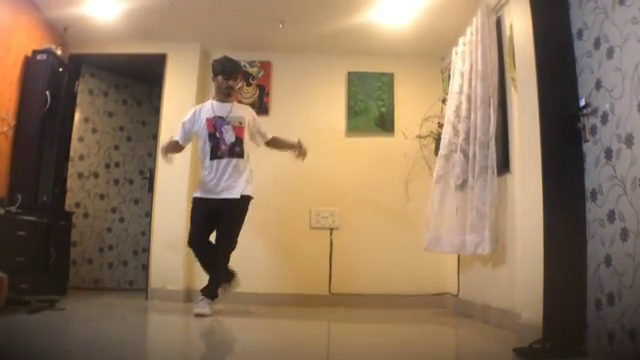
#> input picture frame 180 of elvis.mp4, 640 x 360 px
$ python edge.py   (older library calls are emulated)
#> lines starting #> are read from the running program, lines starting #| are printed output that depends on the picture
#u can convert mp4 files into avi online n may be then try.
import cv2
import numpy as np
cap = cv2.VideoCapture("elvis.mp4")
fps = cap.get(cv2.CAP_PROP_FPS)
print(int(fps))
frame_width = int(cap.get(3))
frame_height = int(cap.get(4))
fourcc = cv2.VideoWriter_fourcc(*'FMP4') #FMP4 works yeah ********
#In Windows: DIVX (More to be tested and added)
#In OSX: MJPG (.mp4), DIVX (.avi), X264 (.mkv).

#out = cv2.VideoWriter('yiyasha_video.mp4',cv2.VideoWriter_fourcc('M','J','P','G'),int(fps),(frame_width,frame_height), isColor = False)
out = cv2.VideoWriter('elvis_videoedge.mp4',fourcc,int(fps),(frame_width,frame_height), isColor = False)
while True:
    _, frame = cap.read()
#> frame is the input picture: shape (360, 640, 3); mean B, G, R 92.9, 119.5, 144.5
    frame = cv2.cvtColor(frame, cv2.COLOR_BGR2GRAY)
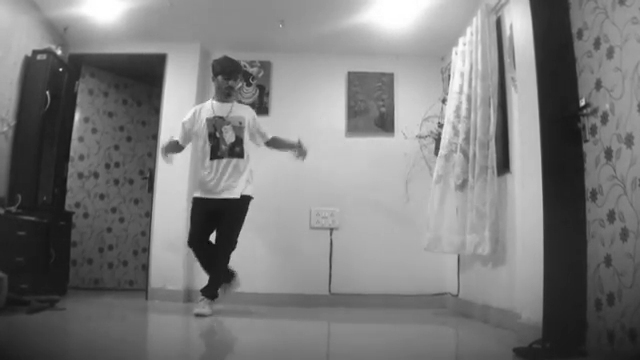
#> frame: shape (360, 640); min 3, max 255, mean 123.9
    blurred_frame = cv2.GaussianBlur(frame, (5, 5), 0)
    #laplacian = cv2.Laplacian(blurred_frame, cv2.CV_64F)
    canny = cv2.Canny(blurred_frame, 100, 150)
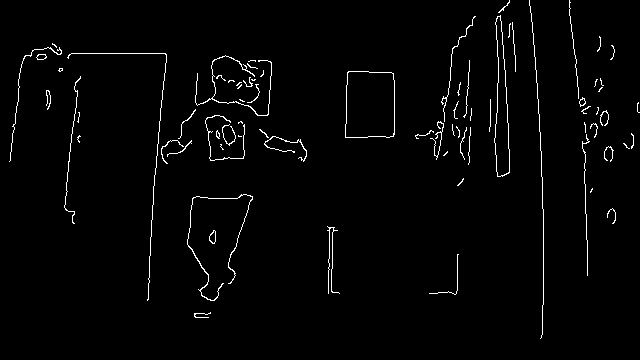
#> canny: shape (360, 640); 2% white in thin lines or dots
    out.write(canny)


    cv2.imshow("Frame", frame)
    #cv2.imshow("Laplacian", laplacian)
    cv2.imshow("Canny", canny)
    key = cv2.waitKey(1)
#> (key Esc is pressed here)
    if key == 27:
        break
cap.release()
out.release()
cv2.destroyAllWindows()

$ run again, starting later in the video
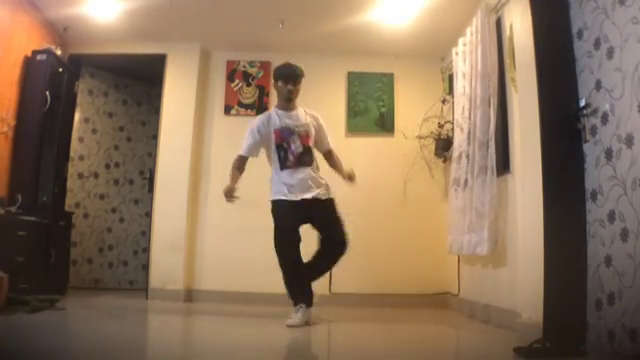
#> input picture frame 810 of elvis.mp4, 640 x 360 px
#> frame is the input picture: shape (360, 640, 3); mean B, G, R 91.3, 117, 142.5
#> `frame = cv2.cvtColor(frame, cv2.COLOR_BGR2GRAY)`:
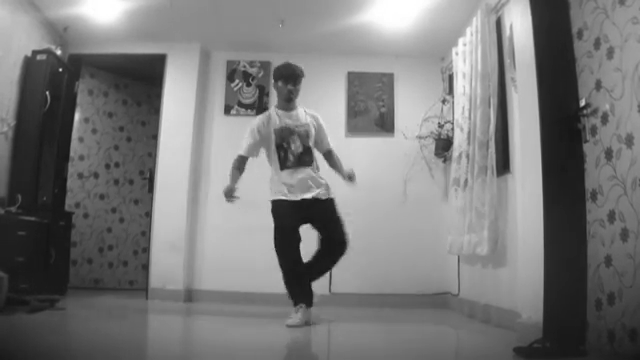
#> frame: shape (360, 640); min 17, max 255, mean 121.7
#> `canny = cv2.Canny(blurred_frame, 100, 150)`:
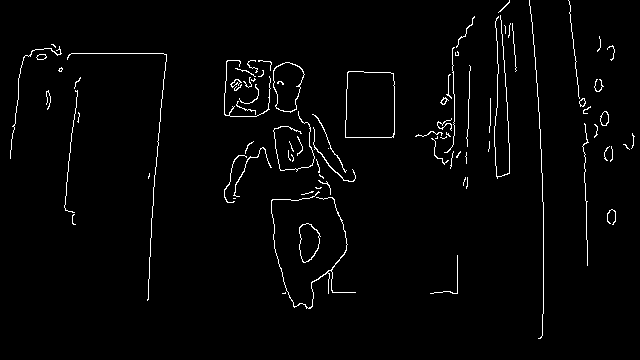
#> canny: shape (360, 640); 2.1% white in thin lines or dots

$ run again, starting later in the video
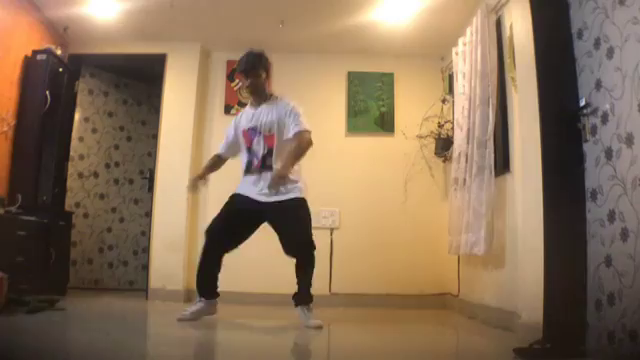
#> input picture frame 1440 of elvis.mp4, 640 x 360 px
#> frame is the input picture: shape (360, 640, 3); mean B, G, R 88.8, 115, 140.1
#> `frame = cv2.cvtColor(frame, cv2.COLOR_BGR2GRAY)`:
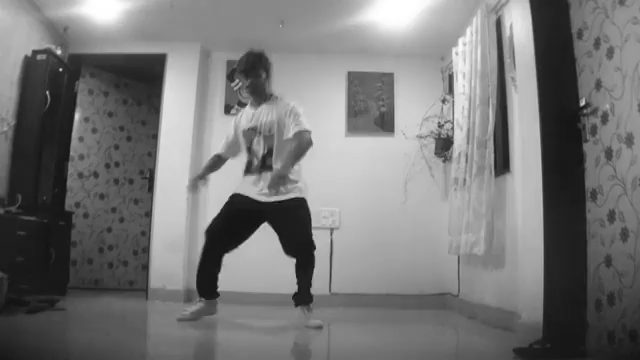
#> frame: shape (360, 640); min 9, max 255, mean 119.5
#> `canny = cv2.Canny(blurred_frame, 100, 150)`:
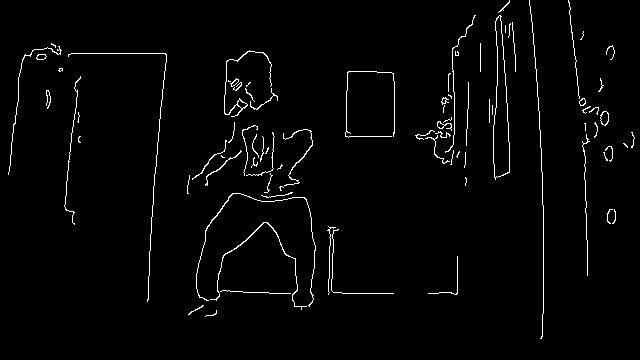
#> canny: shape (360, 640); 2.2% white in thin lines or dots
